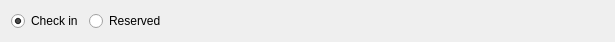
<?xml version="1.0" encoding="UTF-8"?>
<ui version="4.0">
 <class>FReservaionRemarks</class>
 <widget class="QWidget" name="FReservaionRemarks">
  <property name="geometry">
   <rect>
    <x>0</x>
    <y>0</y>
    <width>615</width>
    <height>38</height>
   </rect>
  </property>
  <property name="windowTitle">
   <string>Form</string>
  </property>
  <layout class="QHBoxLayout" name="horizontalLayout">
   <item>
    <widget class="QRadioButton" name="rbCheckin">
     <property name="text">
      <string>Check in</string>
     </property>
     <property name="checked">
      <bool>true</bool>
     </property>
    </widget>
   </item>
   <item>
    <widget class="QRadioButton" name="rbReserve">
     <property name="text">
      <string>Reserved</string>
     </property>
    </widget>
   </item>
   <item>
    <spacer name="horizontalSpacer">
     <property name="orientation">
      <enum>Qt::Horizontal</enum>
     </property>
     <property name="sizeHint" stdset="0">
      <size>
       <width>40</width>
       <height>20</height>
      </size>
     </property>
    </spacer>
   </item>
  </layout>
 </widget>
 <resources/>
 <connections/>
</ui>
